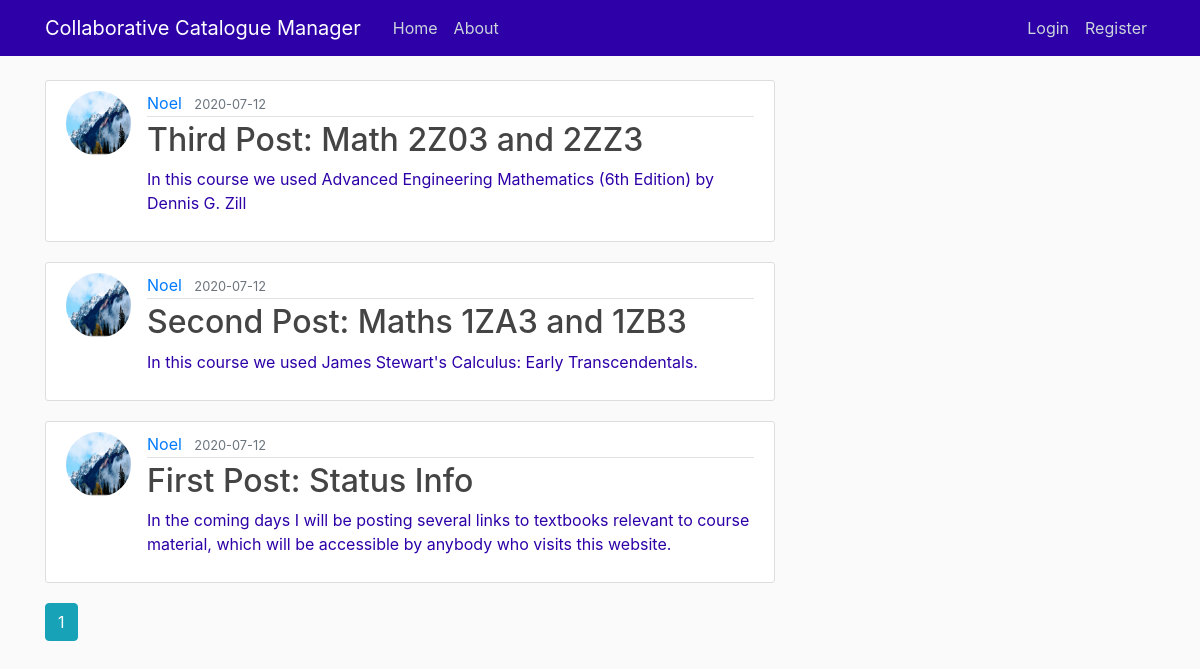
The page /home on the database its author committed.
### Flask_Blog/models.py (models this page shows, shortened)
class Post(db.Model):
    id = db.Column(db.Integer, primary_key=True)
    title = db.Column(db.String(100), nullable=False)
    date_posted = db.Column(db.DateTime, nullable=False, default=datetime.utcnow)
    content = db.Column(db.Text, nullable=False)
    user_id = db.Column(db.Integer, db.ForeignKey('user.id'), nullable=False)

class User(db.Model, UserMixin):
    id = db.Column(db.Integer, primary_key=True)
    username = db.Column(db.String(20), unique=True, nullable=False)
    email = db.Column(db.String(120), unique=True, nullable=False)
    image_file = db.Column(db.String(20), nullable=False, default='default.jpg')
    password = db.Column(db.String(60), nullable=False)
    posts = db.relationship('Post', backref='author', lazy=True)

### Flask_Blog/routes.py (the view)
@app.route("/")
@app.route("/home")
def home():
    page = request.args.get('page', 1, type=int)
    posts = Post.query.order_by(Post.date_posted.desc()).paginate(page=page, per_page=5)
    return render_template('home.html', posts=posts)

### Flask_Blog/templates/home.html
{% extends "layout.html" %}
{% block content %}
    {% for post in posts.items %}
        <article class="media content-section">
          <img class="rounded-circle article-img" src="{{ url_for('static', filename='profile_pics/' + post.author.image_file) }}">
          <div class="media-body">
            <div class="article-metadata">
              <a class="mr-2" href="{{ url_for('user_posts', username=post.author.username) }}">{{ post.author.username }}</a>
              <small class="text-muted">{{ post.date_posted.strftime('%Y-%m-%d') }}</small>
            </div>
            <h2><a class="article-title" href="{{ url_for('post', post_id=post.id) }}">{{ post.title }}</a></h2>
            <p class="article-content">{{ post.content }}</p>
          </div>
        </article>
    {% endfor %}
    {% for page_num in posts.iter_pages(left_edge=1, right_edge=1, left_current=1, right_current=2) %}
      {% if page_num %}
        {% if posts.page == page_num %}
          <a class="btn btn-info mb-4" href="{{ url_for('home', page=page_num) }}">{{ page_num }}</a>
        {% else %}
          <a class="btn btn-outline-info mb-4" href="{{ url_for('home', page=page_num) }}">{{ page_num }}</a>
        {% endif %}
      {% else %}
        ...
      {% endif %}
    {% endfor %}
{% endblock content %}

### Flask_Blog/templates/layout.html (shortened to what this page needs)
<!DOCTYPE html>
<html>
<head>
    <link rel="stylesheet" href="https://maxcdn.bootstrapcdn.com/bootstrap/4.0.0/css/bootstrap.min.css">
    <link rel="stylesheet" type="text/css" href="{{ url_for('static', filename='main.css') }}">
</head>
<body>
    <header class="site-header">
      <nav class="navbar navbar-expand-md navbar-dark bg-steel fixed-top">
        <div class="container">
          <a class="navbar-brand mr-4" href="/">Collaborative Catalogue Manager</a>
          <div class="collapse navbar-collapse" id="navbarToggle">
            <div class="navbar-nav mr-auto">
              <a class="nav-item nav-link" href="{{ url_for('home') }}">Home</a>
              <a class="nav-item nav-link" href="{{ url_for('about') }}">About</a>
            </div>
            <div class="navbar-nav">
              {% if current_user.is_authenticated %}
                <a class="nav-item nav-link" href="{{ url_for('new_post') }}">New Post</a>
                <a class="nav-item nav-link" href="{{ url_for('account') }}">Account</a>
                <a class="nav-item nav-link" href="{{ url_for('logout') }}">Logout</a>
              {% else %}
                <a class="nav-item nav-link" href="{{ url_for('login') }}">Login</a>
                <a class="nav-item nav-link" href="{{ url_for('register') }}">Register</a>
              {% endif %}
            </div>
          </div>
        </div>
      </nav>
    </header>
    <main role="main" class="container">
      <div class="row">
        <div class="col-md-8">
          {% block content %}{% endblock %}
        </div>
        </div>
    </main>
</body>
</html>

### Flask_Blog/static/main.css (style rules this page uses)
body { background: #fafafa; color: #2d00a8; margin-top: 5rem; }
h1, h2, h3, h4, h5, h6 { color: #444444; }
.bg-steel { background-color: #2d00a8; }
.site-header .navbar-nav .nav-link { color: #cbd5db; }
.content-section { background: #ffffff; padding: 10px 20px; border: 1px solid #dddddd; border-radius: 3px; margin-bottom: 20px; }
.article-title { color: #444444; }
.article-content { white-space: pre-line; }
.article-img { height: 65px; width: 65px; margin-right: 16px; }
.article-metadata { padding-bottom: 1px; margin-bottom: 4px; border-bottom: 1px solid #e3e3e3 }

### rows shown on the page
Post: image_file (placeholder picture), author.username "Noel", date_posted "2020-07-12", title "Third Post: Math 2Z03 and 2ZZ3", content "In this course we used Advanced Engineering Mathematics (6th Edition) by Dennis G. Zill"
Post: image_file (placeholder picture), author.username "Noel", date_posted "2020-07-12", title "Second Post: Maths 1ZA3 and 1ZB3", content "In this course we used James Stewart's Calculus: Early Transcendentals."
Post: image_file (placeholder picture), author.username "Noel", date_posted "2020-07-12", title "First Post: Status Info", content "In the coming days I will be posting several links to textbooks relevant to course material, which will be accessible by anybody who visits this website."

### other values the page prints
{{ page_num }} "1"
